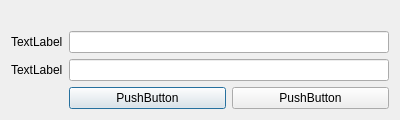
<?xml version="1.0" encoding="UTF-8"?>
<ui version="4.0">
 <class>Dialog</class>
 <widget class="QDialog" name="Dialog">
  <property name="geometry">
   <rect>
    <x>0</x>
    <y>0</y>
    <width>400</width>
    <height>114</height>
   </rect>
  </property>
  <property name="windowTitle">
   <string>Dialog</string>
  </property>
  <layout class="QGridLayout" name="gridLayout">
   <item row="0" column="0">
    <widget class="QLabel" name="label_3">
     <property name="text">
      <string/>
     </property>
    </widget>
   </item>
   <item row="2" column="0">
    <widget class="QLabel" name="label_2">
     <property name="text">
      <string>TextLabel</string>
     </property>
    </widget>
   </item>
   <item row="1" column="0">
    <widget class="QLabel" name="label">
     <property name="text">
      <string>TextLabel</string>
     </property>
    </widget>
   </item>
   <item row="1" column="1">
    <widget class="QLineEdit" name="lineEdit_2"/>
   </item>
   <item row="2" column="1">
    <widget class="QLineEdit" name="lineEdit"/>
   </item>
   <item row="3" column="1">
    <layout class="QHBoxLayout" name="horizontalLayout">
     <item>
      <widget class="QPushButton" name="pushButton_2">
       <property name="text">
        <string>PushButton</string>
       </property>
      </widget>
     </item>
     <item>
      <widget class="QPushButton" name="pushButton">
       <property name="text">
        <string>PushButton</string>
       </property>
      </widget>
     </item>
    </layout>
   </item>
  </layout>
 </widget>
 <resources/>
 <connections/>
</ui>
